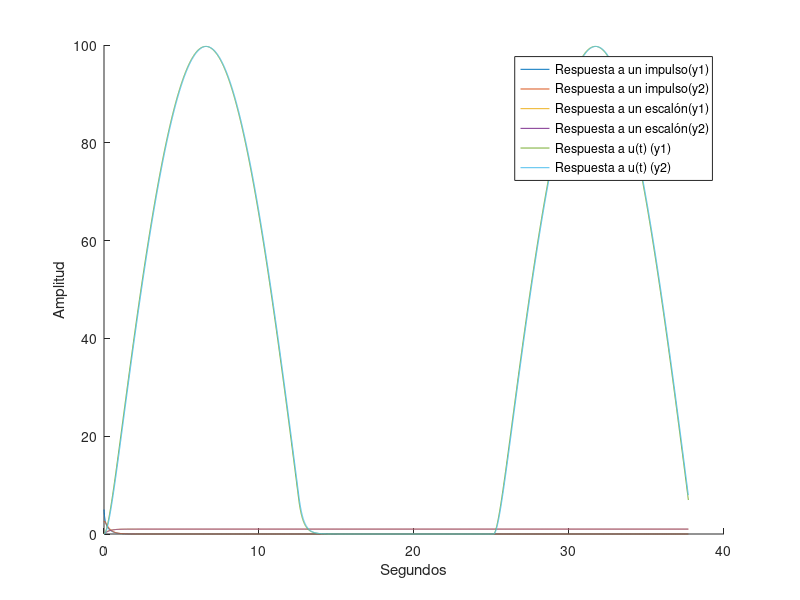

MATLAB code for this plot:
close all;

% Las matrices obtenidas desde el desarrollo algebraico
A = [-15 10; 5 -7.5];
B = [0.5;0.25];
C = [10 0; 0 10];
D = [0;0];
% Construimos el modelo
M = ss(A,B,C,D);

% Definición de la función u(t) según el enunciado
t = linspace(0, 12*pi, 5000);
u = 100*sin(t/4);
u(u<0) = 0.;

% Grafico resultante
p_i = impulse(M,t);
p_s = step(M,t);
p_u = lsim(M, u, t);

figure
hold on
plot(t,p_i(:,1))
hold on
plot(t,p_i(:,2))
hold on
plot(t,p_s(:,1))
hold on
plot(t,p_s(:,2))
hold on
plot(t,p_u(:,1))
hold on
plot(t,p_u(:,2))
ylabel('Amplitud')
xlabel('Segundos')
legend('Respuesta a un impulso(y1)','Respuesta a un impulso(y2)','Respuesta a un escalón(y1)','Respuesta a un escalón(y2)','Respuesta a u(t) (y1)','Respuesta a u(t) (y2)')

